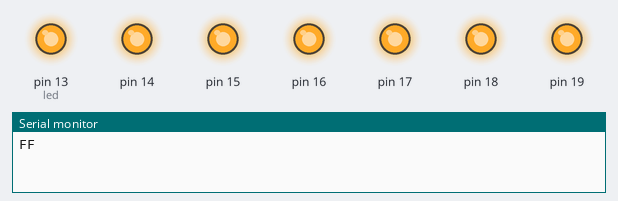
Bench run of a sketch on a simulated Arduino Uno, built with avr-gcc and run on an emulated ATmega328P. Parts: output pins drawn as LEDs (lit = HIGH), the last lines printed to the serial monitor.

Above: at 0.5 s.
At 3.5 s:
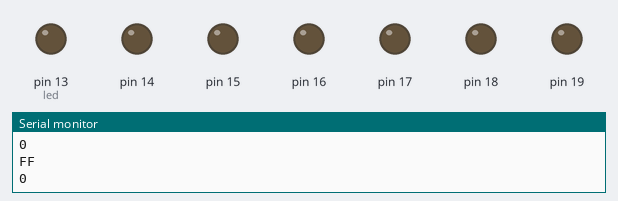
Timing chart, 0 to 4.6 s (numbered marks = the images above):
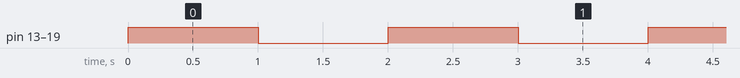

The sketch:

analogASdigital.ino
```cpp
int led = 13;
void setup() {
  pinMode(led, OUTPUT);
  DDRC=0xff;//端口C设置为输出
  PORTC=0x00;//端口C初始值设置为0
  Serial.begin(9600);
}

void loop() {
digitalWrite(led, HIGH);   // turn the LED on (HIGH is the voltage level)
PORTC=0xff;//点亮二极管
  Serial.println(PORTC,HEX);
  delay(1000);               // wait for a second
  digitalWrite(led, LOW);    // 熄灭led
  PORTC=0x00;//熄灭二极管
  Serial.println(PORTC,HEX);
  delay(1000);               // wait for a second
}
```

Measured:
- by itself, pin 13 (led), pin 14–19: alternates HIGH for 1.0 s and LOW for 1.0 s
